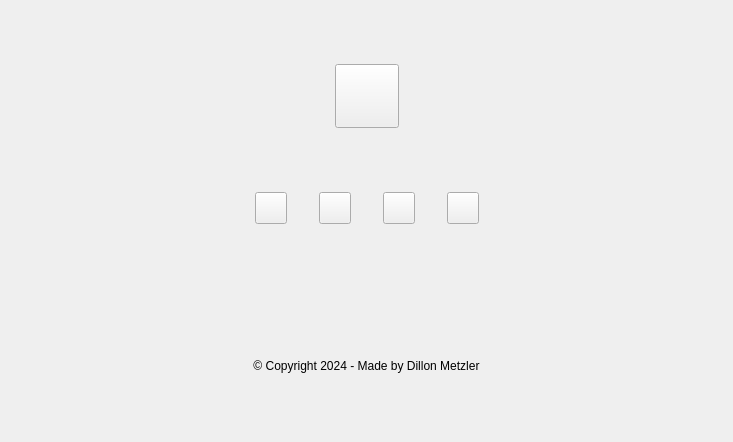
<?xml version="1.0" encoding="UTF-8"?>
<ui version="4.0">
 <class>Footer</class>
 <widget class="QWidget" name="Footer">
  <property name="geometry">
   <rect>
    <x>0</x>
    <y>0</y>
    <width>733</width>
    <height>442</height>
   </rect>
  </property>
  <property name="maximumSize">
   <size>
    <width>16777215</width>
    <height>442</height>
   </size>
  </property>
  <property name="windowTitle">
   <string>Form</string>
  </property>
  <layout class="QVBoxLayout" name="verticalLayout">
   <property name="spacing">
    <number>64</number>
   </property>
   <property name="leftMargin">
    <number>128</number>
   </property>
   <property name="topMargin">
    <number>64</number>
   </property>
   <property name="rightMargin">
    <number>128</number>
   </property>
   <property name="bottomMargin">
    <number>64</number>
   </property>
   <item>
    <widget class="QWidget" name="widget" native="true">
     <layout class="QHBoxLayout" name="horizontalLayout_3">
      <property name="spacing">
       <number>0</number>
      </property>
      <property name="leftMargin">
       <number>0</number>
      </property>
      <property name="topMargin">
       <number>0</number>
      </property>
      <property name="rightMargin">
       <number>0</number>
      </property>
      <property name="bottomMargin">
       <number>0</number>
      </property>
      <item>
       <spacer name="horizontalSpacer_5">
        <property name="orientation">
         <enum>Qt::Horizontal</enum>
        </property>
        <property name="sizeHint" stdset="0">
         <size>
          <width>204</width>
          <height>20</height>
         </size>
        </property>
       </spacer>
      </item>
      <item>
       <widget class="QPushButton" name="backToTopButton">
        <property name="minimumSize">
         <size>
          <width>64</width>
          <height>64</height>
         </size>
        </property>
        <property name="maximumSize">
         <size>
          <width>64</width>
          <height>64</height>
         </size>
        </property>
        <property name="text">
         <string/>
        </property>
        <property name="iconSize">
         <size>
          <width>32</width>
          <height>32</height>
         </size>
        </property>
       </widget>
      </item>
      <item>
       <spacer name="horizontalSpacer_6">
        <property name="orientation">
         <enum>Qt::Horizontal</enum>
        </property>
        <property name="sizeHint" stdset="0">
         <size>
          <width>203</width>
          <height>20</height>
         </size>
        </property>
       </spacer>
      </item>
     </layout>
    </widget>
   </item>
   <item>
    <widget class="QWidget" name="buttonWidget" native="true">
     <layout class="QHBoxLayout" name="horizontalLayout_2">
      <property name="spacing">
       <number>32</number>
      </property>
      <property name="leftMargin">
       <number>0</number>
      </property>
      <property name="topMargin">
       <number>0</number>
      </property>
      <property name="rightMargin">
       <number>0</number>
      </property>
      <property name="bottomMargin">
       <number>0</number>
      </property>
      <item>
       <spacer name="horizontalSpacer_3">
        <property name="orientation">
         <enum>Qt::Horizontal</enum>
        </property>
        <property name="sizeHint" stdset="0">
         <size>
          <width>40</width>
          <height>20</height>
         </size>
        </property>
       </spacer>
      </item>
      <item>
       <widget class="QPushButton" name="linkedInButton">
        <property name="minimumSize">
         <size>
          <width>32</width>
          <height>32</height>
         </size>
        </property>
        <property name="maximumSize">
         <size>
          <width>32</width>
          <height>32</height>
         </size>
        </property>
        <property name="text">
         <string/>
        </property>
        <property name="iconSize">
         <size>
          <width>32</width>
          <height>32</height>
         </size>
        </property>
       </widget>
      </item>
      <item>
       <widget class="QPushButton" name="itchButton">
        <property name="minimumSize">
         <size>
          <width>32</width>
          <height>32</height>
         </size>
        </property>
        <property name="maximumSize">
         <size>
          <width>32</width>
          <height>32</height>
         </size>
        </property>
        <property name="text">
         <string/>
        </property>
        <property name="iconSize">
         <size>
          <width>32</width>
          <height>32</height>
         </size>
        </property>
       </widget>
      </item>
      <item>
       <widget class="QPushButton" name="gitHubButton">
        <property name="minimumSize">
         <size>
          <width>32</width>
          <height>32</height>
         </size>
        </property>
        <property name="maximumSize">
         <size>
          <width>32</width>
          <height>32</height>
         </size>
        </property>
        <property name="text">
         <string/>
        </property>
        <property name="iconSize">
         <size>
          <width>32</width>
          <height>32</height>
         </size>
        </property>
       </widget>
      </item>
      <item>
       <widget class="QPushButton" name="youTubeButton">
        <property name="minimumSize">
         <size>
          <width>32</width>
          <height>32</height>
         </size>
        </property>
        <property name="maximumSize">
         <size>
          <width>32</width>
          <height>32</height>
         </size>
        </property>
        <property name="text">
         <string/>
        </property>
        <property name="iconSize">
         <size>
          <width>32</width>
          <height>32</height>
         </size>
        </property>
       </widget>
      </item>
      <item>
       <spacer name="horizontalSpacer_4">
        <property name="orientation">
         <enum>Qt::Horizontal</enum>
        </property>
        <property name="sizeHint" stdset="0">
         <size>
          <width>40</width>
          <height>20</height>
         </size>
        </property>
       </spacer>
      </item>
     </layout>
    </widget>
   </item>
   <item>
    <widget class="QWidget" name="line" native="true">
     <property name="sizePolicy">
      <sizepolicy hsizetype="Expanding" vsizetype="Preferred">
       <horstretch>0</horstretch>
       <verstretch>0</verstretch>
      </sizepolicy>
     </property>
     <property name="minimumSize">
      <size>
       <width>0</width>
       <height>2</height>
      </size>
     </property>
     <property name="maximumSize">
      <size>
       <width>16777215</width>
       <height>2</height>
      </size>
     </property>
    </widget>
   </item>
   <item>
    <widget class="QLabel" name="bottomTextLabel">
     <property name="text">
      <string>© Copyright 2024 - Made by Dillon Metzler</string>
     </property>
     <property name="alignment">
      <set>Qt::AlignCenter</set>
     </property>
    </widget>
   </item>
  </layout>
 </widget>
 <resources/>
 <connections/>
</ui>
